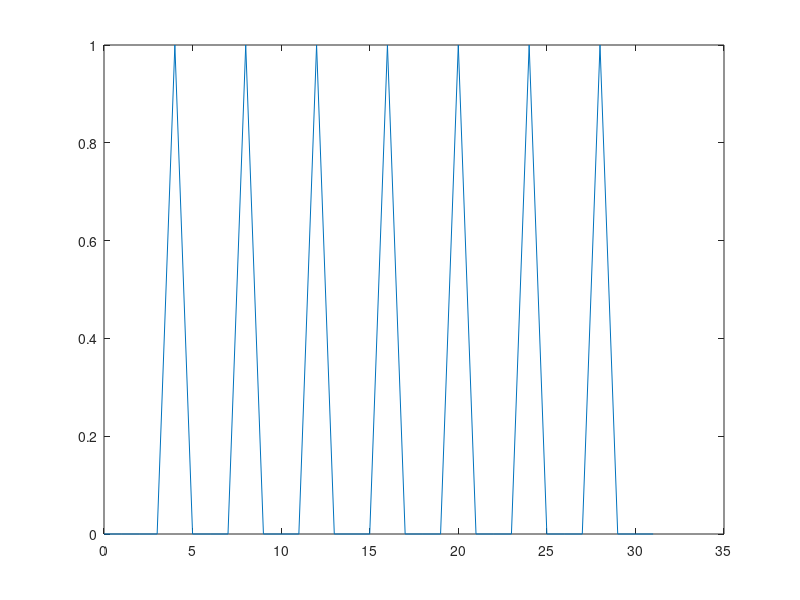
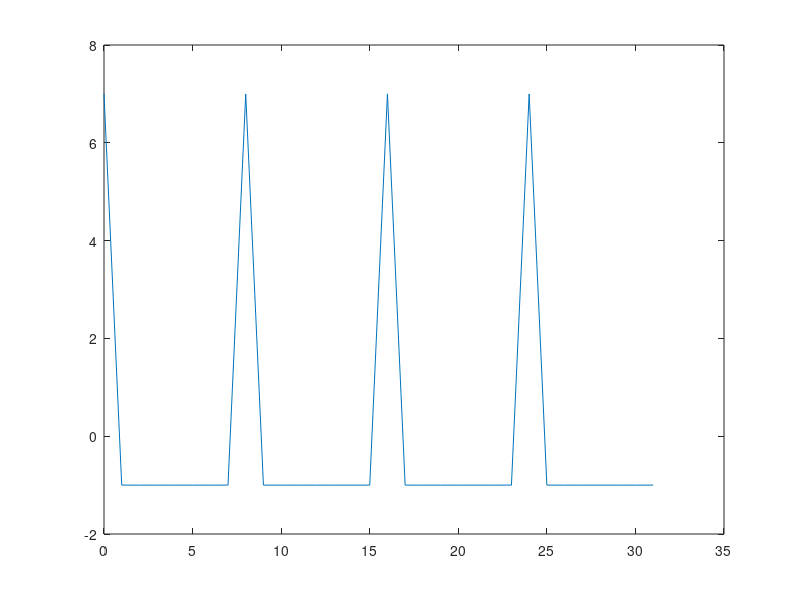

Source code (MATLAB) for these figures, in order:
clear;
close all;
x = zeros(1,32);
x(1,[5,9,13,17,21,25,29]) = [1,1,1,1,1,1,1];
xlim([0,31])
figure(1)
plot(0:31,x)
y = fft(x);
figure(2)
plot(0:31,y)